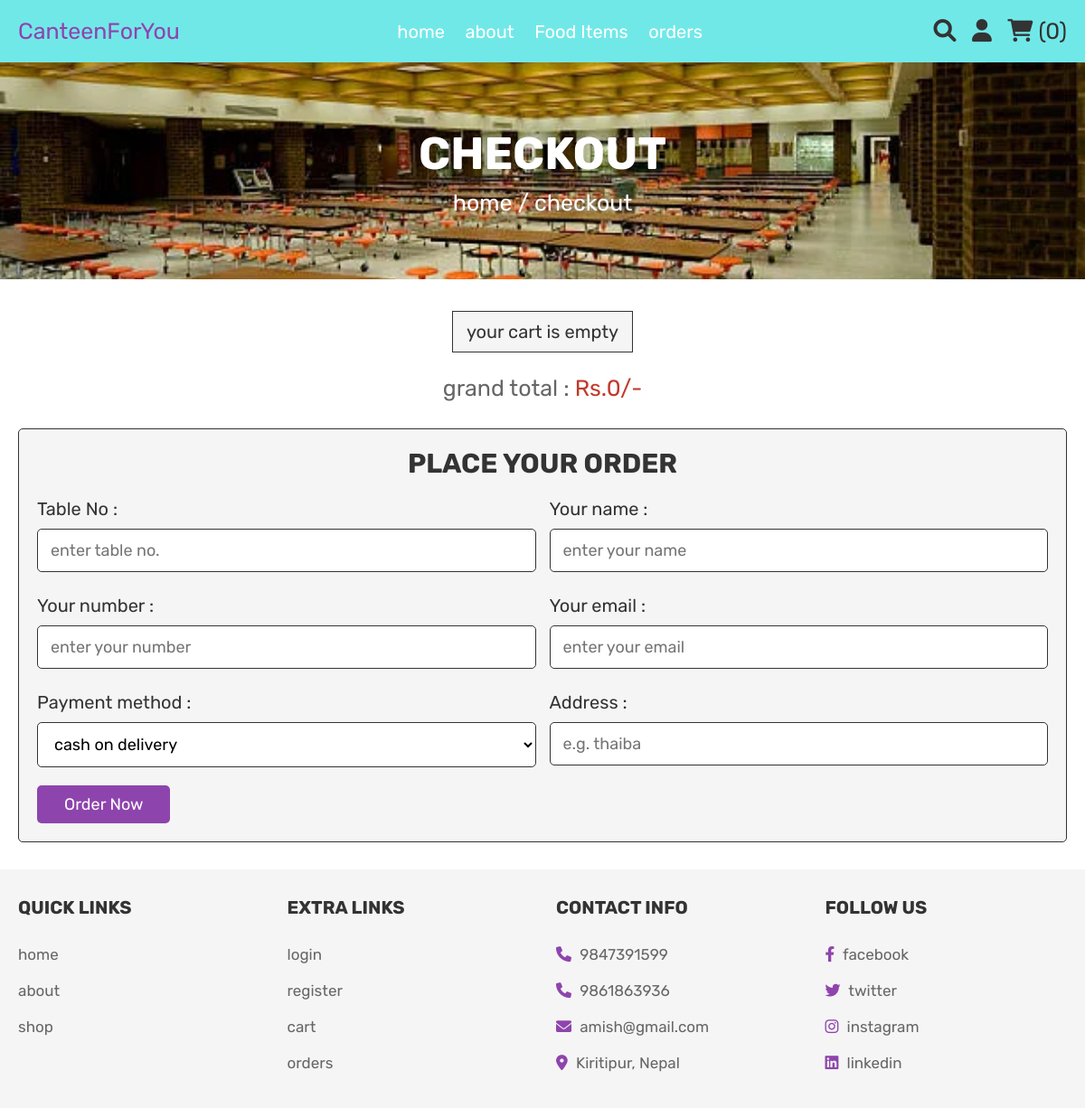
Before: /checkout.php (signed in) with the older database file.
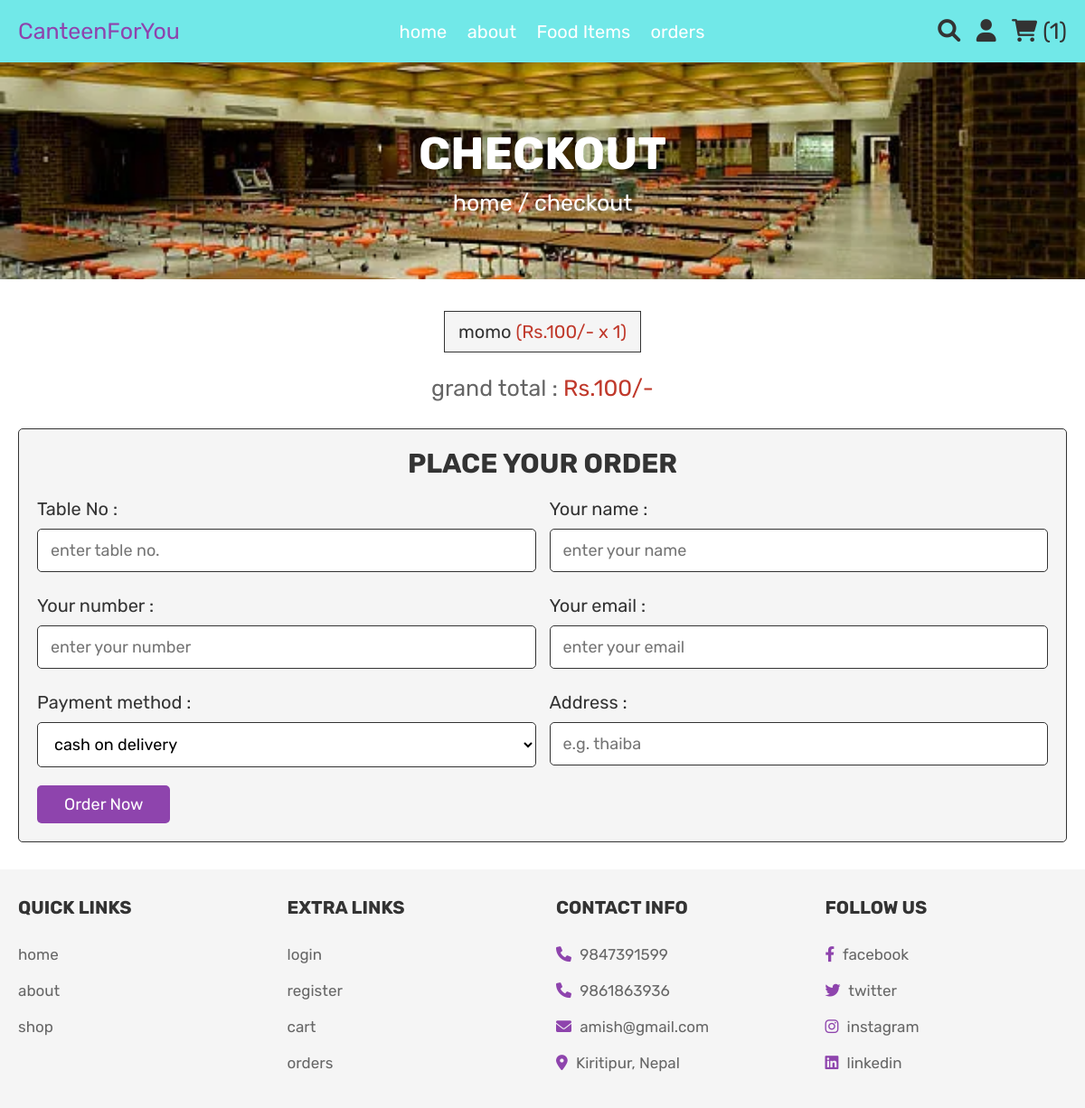
After: the same page with the newer database file.
### tables this page shows
CREATE TABLE `cart` (
  `id` int(100) NOT NULL,
  `itemId` int(11) NOT NULL,
  `user_id` int(100) NOT NULL,
  `name` varchar(100) NOT NULL,
  `price` int(100) NOT NULL,
  `quantity` int(100) NOT NULL,
  `image` varchar(100) NOT NULL
);

### checkout.php (the view, shortened to what this page needs)
<?php
include 'config.php';
$user_id = $_SESSION['user_id'];
$email = $name = $address = $repassword =$number = $password = $user_type = '';
?>
<!DOCTYPE html>
<html lang="en">
<head>
   <link rel="stylesheet" href="https://cdnjs.cloudflare.com/ajax/libs/font-awesome/6.0.0/css/all.min.css">
   <link rel="stylesheet" href="css/style.css?v=<?php echo time();?>">
</head>
<body>
<?php include 'header.php'; ?>
<div class="heading">
   <h3>checkout</h3>
   <p> <a href="home.php">home</a> / checkout </p>
</div>
<section class="display-order">
   <?php
      $grand_total = 0;
      $select_cart = mysqli_query($conn, "SELECT * FROM `cart` WHERE user_id = '$user_id'") or die('query failed');
      if(mysqli_num_rows($select_cart) > 0){
         while($fetch_cart = mysqli_fetch_assoc($select_cart)){
            $total_price = ($fetch_cart['price'] * $fetch_cart['quantity']);
            $grand_total += $total_price;
   ?>
   <p> <?php echo $fetch_cart['name']; ?> <span>(<?php echo 'Rs.'.$fetch_cart['price'].'/-'.' x '. $fetch_cart['quantity']; ?>)</span> </p>
   <?php
      }
   }else{
      echo '<p class="empty">your cart is empty</p>';
   }
   ?>
   <div class="grand-total"> grand total : <span>Rs.<?php echo $grand_total; ?>/-</span> </div>
</section>
<section class="checkout">
   <form action="" method="post">
      <h3>place your order</h3>
      <div class="flex">
         <div class="inputBox">
            <span>Table No :</span>
            <input type="number" min="1" name="tableNo"  placeholder="enter table no." value="<?php echo $tableNo?>"/>
         </div>
         <div class="inputBox">
            <span>Your name :</span>
            <input type="text" name="name"  placeholder="enter your name" value="<?php echo $name?>"/>
         </div>
         <div class="inputBox">
            <span>Your number :</span>
            <input type="number" name="number"  placeholder="enter your number"value="<?php echo $number?>"/>
         </div>
         <div class="inputBox">
            <span>Your email :</span>
            <input type="email" name="email"  placeholder="enter your email" value="<?php echo $email?>"/>
         </div>
         <div class="inputBox">
            <span>Payment method :</span>
            <select name="method">
               <option value="cash on delivery">cash on delivery</option>
            </select>
         </div>
         <div class="inputBox">
            <span>Address :</span>
            <input type="text" name="address"  placeholder="e.g. thaiba" value="<?php echo $address?>">
         </div>
      </div>
      <input type="submit" value="order now" class="btn" name="order_btn">
   </form>
</section>
<?php include 'footer.php'; ?>
</body>
</html>

### header.php (shortened to what this page needs)
<header class="header">
   <div class="header-2">
      <div class="flex">
         <a href="home.php" class="logo">CanteenForYou   </a>
         <nav class="navbar">
            <a href="home.php">home</a>
            <a href="about.php">about</a>
            <a href="shop.php">Food Items</a>
            <a href="orders.php">orders</a>
         </nav>
         <div class="icons">
            <a href="search_page.php" class="fas fa-search"></a>
            <div id="user-btn" class="fas fa-user"></div>
            <?php
               $select_cart_number = mysqli_query($conn, "SELECT * FROM `cart` WHERE user_id = '$user_id'") or die('query failed');
               $cart_rows_number = mysqli_num_rows($select_cart_number);
            ?>
            <a href="cart.php"> <i class="fas fa-shopping-cart"></i> <span>(<?php echo $cart_rows_number; ?>)</span> </a>
         </div>
      </div>
   </div>
</header>

Changed rows visible on the page:
added cart: name "momo", price "100", quantity "1"
Other visible differences:
$cart_rows_number: "0" → "1"
$grand_total: "0" → "100"
text no longer shown: "your cart is empty"
